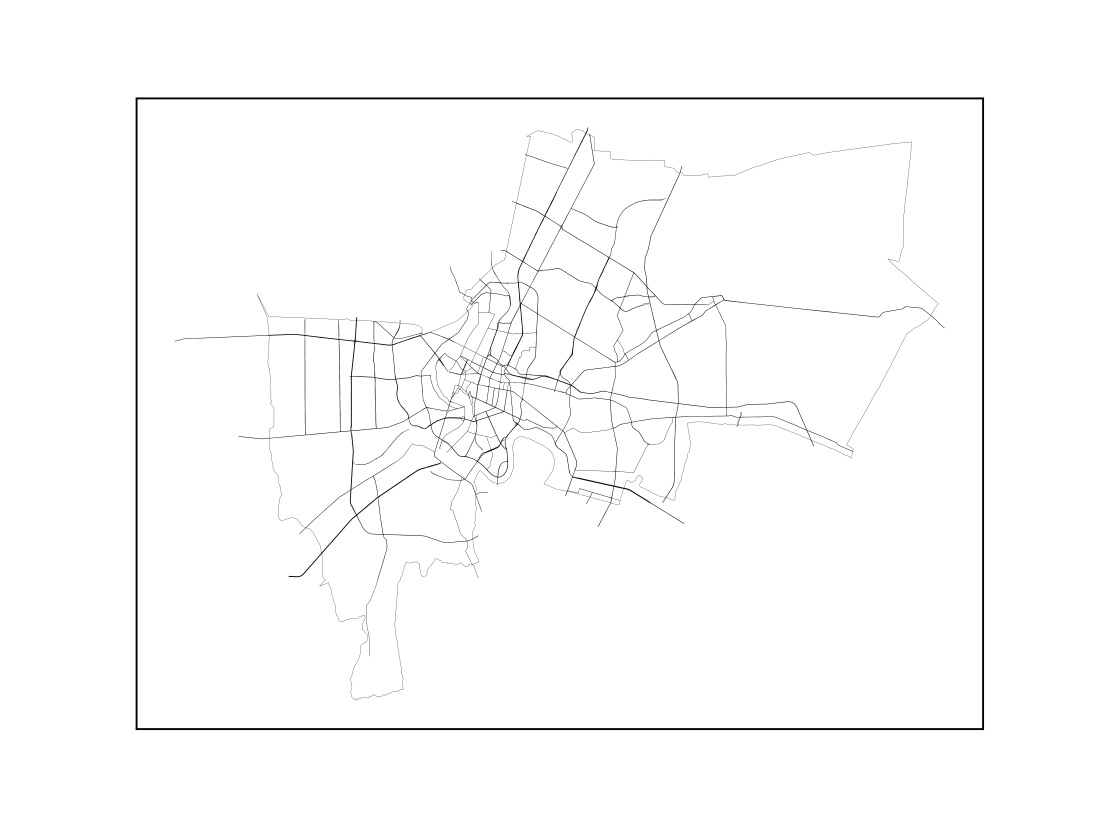
#> input picture usedMaybe/roadNetwork/test.png, 6553 x 4915 px (shown at 1/6 size)
$ python Segmentation.py   (older library calls are emulated)
#> lines starting #> are read from the running program, lines starting #| are printed output that depends on the picture; after the words box and inside, x2 and y2 are one past the last pixel; in counts of white or black regions, pixels touching at a corner belong together
import cv2
import numpy as np
from matplotlib import pyplot as plt

import os
import json

import geojson

def pixel2coord(x,y):
	nx = xmin + x/c*(xmax-xmin)
	ny = ymax - y/r*(ymax-ymin)
	return [nx,ny]


img = cv2.imread('test.png',0)
#> img is the input picture: shape (4915, 6553); min 0, max 255, mean 251.9
ret, thresh = cv2.threshold(img,127,255,cv2.THRESH_BINARY_INV)
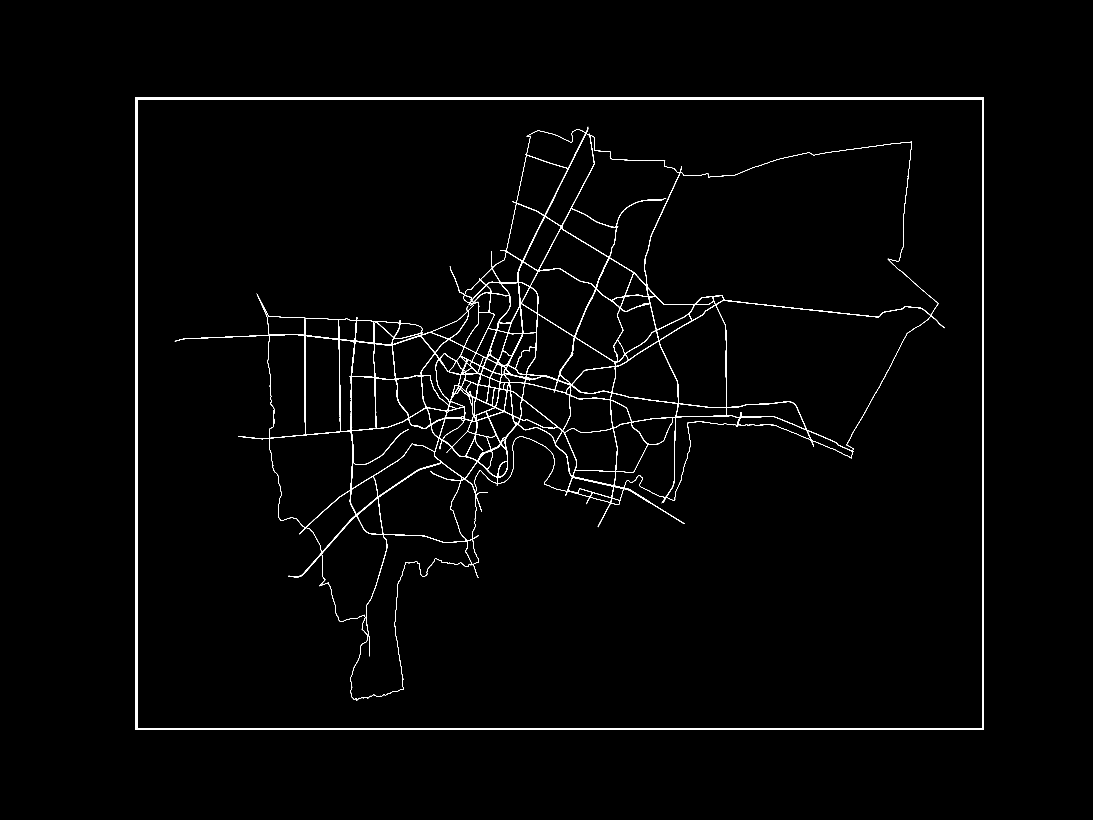
#> thresh: shape (4915, 6553) (shown at 1/6 size); 1.2% white; 2 white regions
image, contours, hierarchy = cv2.findContours(thresh,cv2.RETR_TREE,cv2.CHAIN_APPROX_SIMPLE)
#> contours = 580 contours, 361 with area under 20; largest, box (x1, y1, x2, y2) and area: (814, 585, 5904, 4380) 19307666, (824, 595, 5894, 4370) 19130404, (1049, 761, 5668, 4203) 6417096, (3868, 851, 5630, 1902) 1325396, (4295, 1799, 5585, 2708) 660340

xmin,ymin = contours[0][0][0]
#> xmin = 814; ymin = 585
xmax,ymax = contours[0][2][0]
#> xmax = 5903; ymax = 4379
add = 10
img = img[ymin+add:ymax-add,xmin+add:xmax-add]
#> img: shape (3774, 5069)

ret, thresh = cv2.threshold(img,127,255,cv2.THRESH_BINARY_INV)
#> thresh: shape (3774, 5069); 1.1% white; 2 white regions, box (x1, y1, x2, y2) and area: (225, 166, 4844, 3608) 194477, (0, 0, 5069, 3774) 8842
kernel = np.ones((4,4),np.uint8)
erosion = cv2.morphologyEx(thresh,cv2.MORPH_CLOSE,kernel,iterations = 3)
#> erosion: shape (3774, 5069); 1.3% white; 2 white regions, box (x1, y1, x2, y2) and area: (228, 169, 4847, 3611) 217234, (0, 0, 5069, 3774) 35356
erosion = cv2.bitwise_not(erosion)

ret, markers = cv2.connectedComponents(erosion)
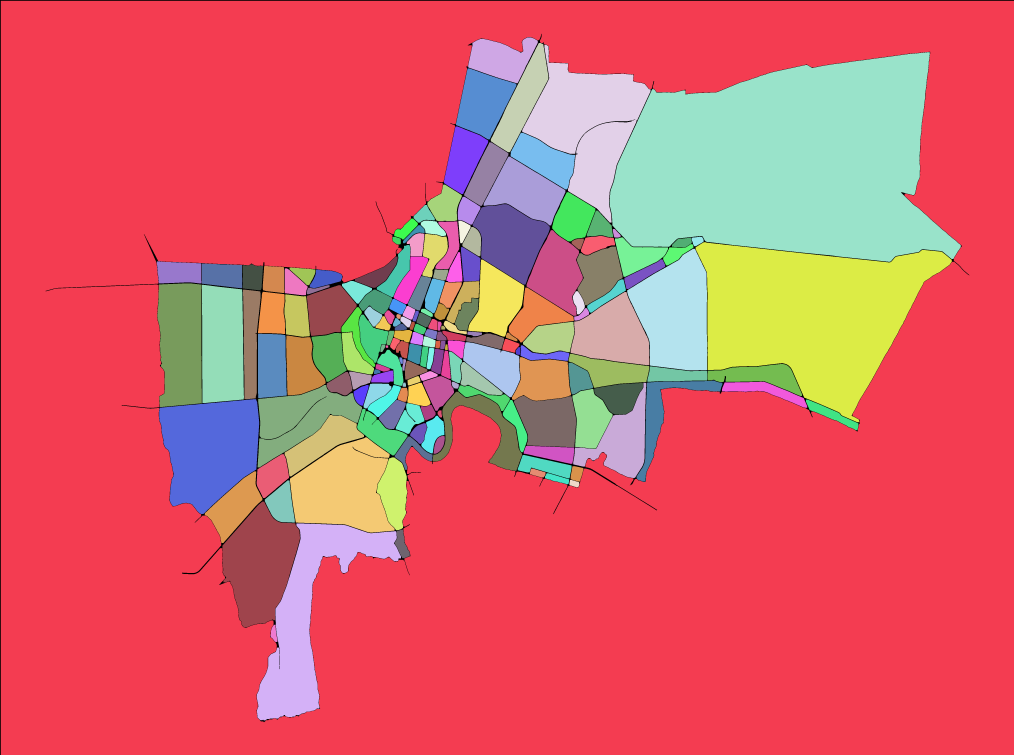
#> markers: shape (3774, 5069) int32 (shown at 1/5 size); 187 distinct labels, from 0 to 186; one colour per label, 0 black
#> ret = 187
img = cv2.cvtColor(img,cv2.COLOR_GRAY2BGR)
#> img: shape (3774, 5069, 3)
markers = cv2.watershed(img,markers)
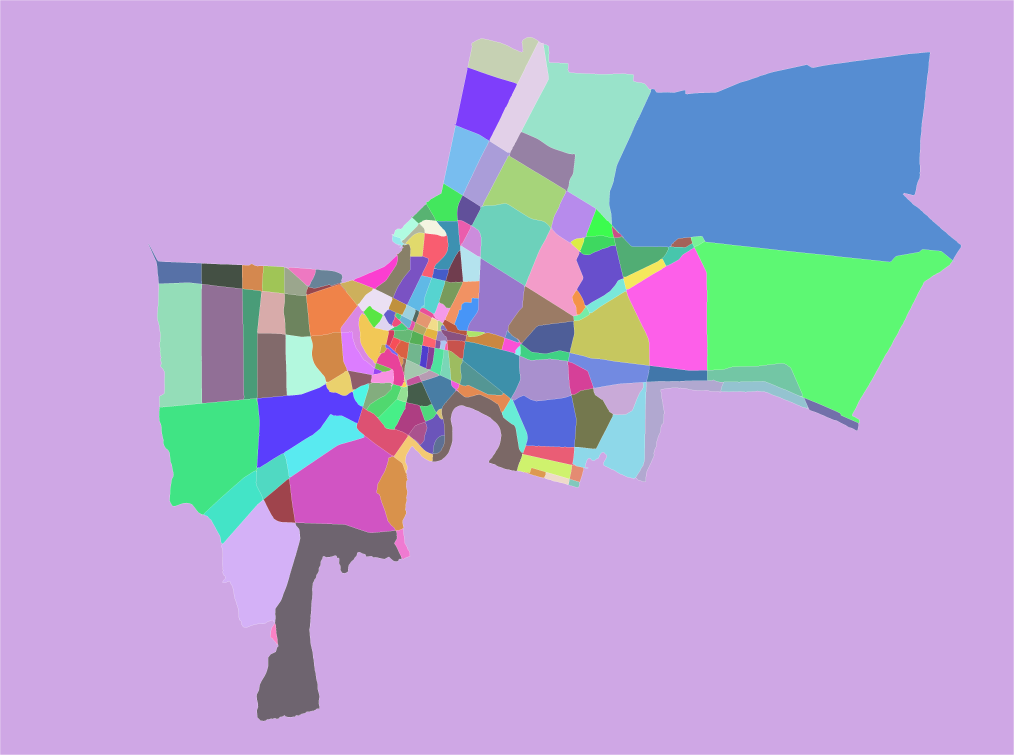
#> markers: shape (3774, 5069) int32 (shown at 1/5 size); 188 distinct labels, from -1 to 186; one colour per label, 0 black, -1 white

out = cv2.convertScaleAbs(markers + 1)
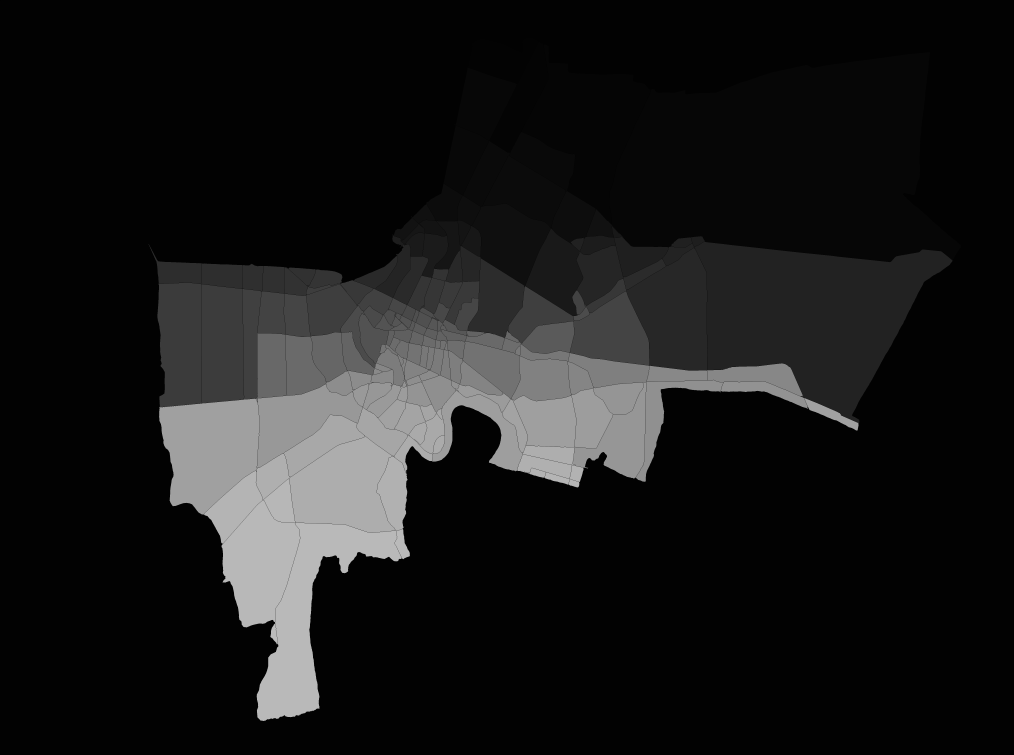
#> out: shape (3774, 5069) (shown at 1/5 size); min 0, max 187, mean 24.5
ret, thresh = cv2.threshold(out,1,255,cv2.THRESH_BINARY_INV)
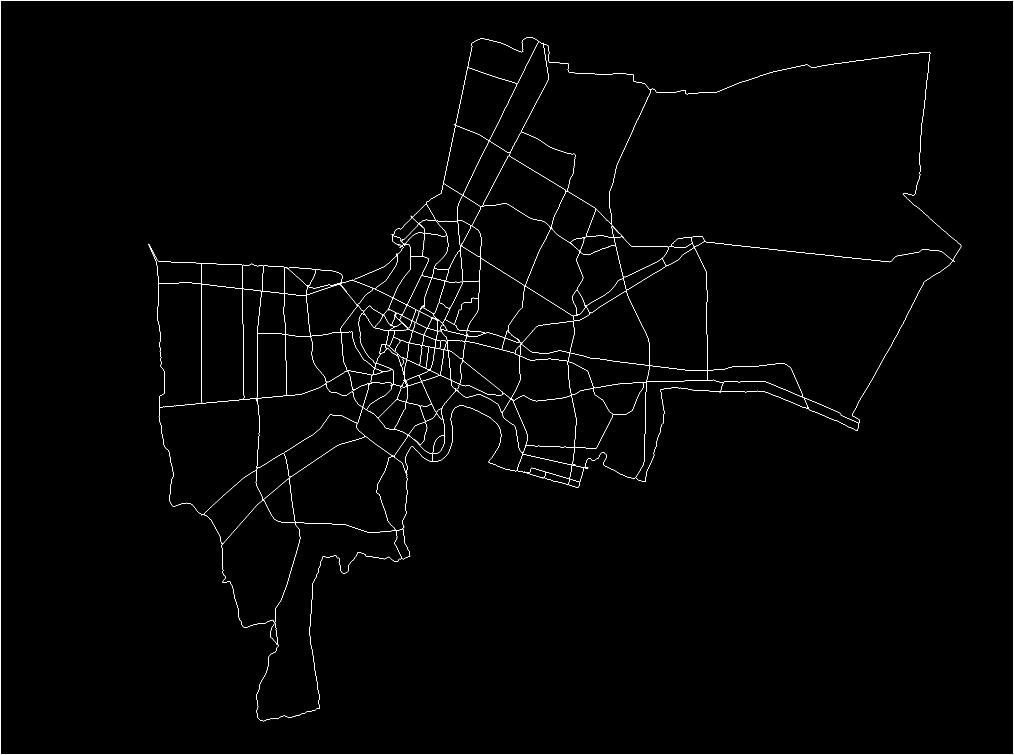
#> thresh: shape (3774, 5069) (shown at 1/5 size); 0.42% white in thin lines or dots
image, contours, hierarchy = cv2.findContours(thresh,cv2.RETR_TREE,cv2.CHAIN_APPROX_SIMPLE)
#> contours = 188 contours; largest, box (x1, y1, x2, y2) and area: (0, 0, 5069, 3774) 19121564, (0, 0, 5069, 3774) 19121562, (742, 185, 4807, 3606) 6405340, (3045, 259, 4807, 1311) 1327664, (3471, 1206, 4764, 2116) 664792
cv2.imwrite('contours.png',image)


with open('scope.txt','r') as f:
#> (reads usedMaybe/roadNetwork/scope.txt from the repository)
	sc = f.read()

xmin,xmax,ymin,ymax = json.loads(sc)
r,c = out.shape
#> r = 3774; c = 5069


#> (the run stopped early here; a loop or call above may not have finished)
